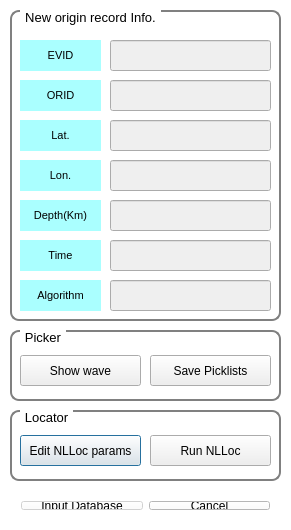
<?xml version="1.0" encoding="UTF-8"?>
<ui version="4.0">
 <class>MakeOrigin</class>
 <widget class="QDialog" name="MakeOrigin">
  <property name="geometry">
   <rect>
    <x>0</x>
    <y>0</y>
    <width>291</width>
    <height>530</height>
   </rect>
  </property>
  <property name="palette">
   <palette>
    <active>
     <colorrole role="WindowText">
      <brush brushstyle="SolidPattern">
       <color alpha="255">
        <red>0</red>
        <green>0</green>
        <blue>0</blue>
       </color>
      </brush>
     </colorrole>
     <colorrole role="Button">
      <brush brushstyle="SolidPattern">
       <color alpha="255">
        <red>255</red>
        <green>255</green>
        <blue>255</blue>
       </color>
      </brush>
     </colorrole>
     <colorrole role="Light">
      <brush brushstyle="SolidPattern">
       <color alpha="255">
        <red>255</red>
        <green>255</green>
        <blue>255</blue>
       </color>
      </brush>
     </colorrole>
     <colorrole role="Midlight">
      <brush brushstyle="SolidPattern">
       <color alpha="255">
        <red>255</red>
        <green>255</green>
        <blue>255</blue>
       </color>
      </brush>
     </colorrole>
     <colorrole role="Dark">
      <brush brushstyle="SolidPattern">
       <color alpha="255">
        <red>127</red>
        <green>127</green>
        <blue>127</blue>
       </color>
      </brush>
     </colorrole>
     <colorrole role="Mid">
      <brush brushstyle="SolidPattern">
       <color alpha="255">
        <red>170</red>
        <green>170</green>
        <blue>170</blue>
       </color>
      </brush>
     </colorrole>
     <colorrole role="Text">
      <brush brushstyle="SolidPattern">
       <color alpha="255">
        <red>0</red>
        <green>0</green>
        <blue>0</blue>
       </color>
      </brush>
     </colorrole>
     <colorrole role="BrightText">
      <brush brushstyle="SolidPattern">
       <color alpha="255">
        <red>255</red>
        <green>255</green>
        <blue>255</blue>
       </color>
      </brush>
     </colorrole>
     <colorrole role="ButtonText">
      <brush brushstyle="SolidPattern">
       <color alpha="255">
        <red>0</red>
        <green>0</green>
        <blue>0</blue>
       </color>
      </brush>
     </colorrole>
     <colorrole role="Base">
      <brush brushstyle="SolidPattern">
       <color alpha="255">
        <red>255</red>
        <green>255</green>
        <blue>255</blue>
       </color>
      </brush>
     </colorrole>
     <colorrole role="Window">
      <brush brushstyle="SolidPattern">
       <color alpha="255">
        <red>255</red>
        <green>255</green>
        <blue>255</blue>
       </color>
      </brush>
     </colorrole>
     <colorrole role="Shadow">
      <brush brushstyle="SolidPattern">
       <color alpha="255">
        <red>0</red>
        <green>0</green>
        <blue>0</blue>
       </color>
      </brush>
     </colorrole>
     <colorrole role="AlternateBase">
      <brush brushstyle="SolidPattern">
       <color alpha="255">
        <red>255</red>
        <green>255</green>
        <blue>255</blue>
       </color>
      </brush>
     </colorrole>
     <colorrole role="ToolTipBase">
      <brush brushstyle="SolidPattern">
       <color alpha="255">
        <red>255</red>
        <green>255</green>
        <blue>220</blue>
       </color>
      </brush>
     </colorrole>
     <colorrole role="ToolTipText">
      <brush brushstyle="SolidPattern">
       <color alpha="255">
        <red>0</red>
        <green>0</green>
        <blue>0</blue>
       </color>
      </brush>
     </colorrole>
    </active>
    <inactive>
     <colorrole role="WindowText">
      <brush brushstyle="SolidPattern">
       <color alpha="255">
        <red>0</red>
        <green>0</green>
        <blue>0</blue>
       </color>
      </brush>
     </colorrole>
     <colorrole role="Button">
      <brush brushstyle="SolidPattern">
       <color alpha="255">
        <red>255</red>
        <green>255</green>
        <blue>255</blue>
       </color>
      </brush>
     </colorrole>
     <colorrole role="Light">
      <brush brushstyle="SolidPattern">
       <color alpha="255">
        <red>255</red>
        <green>255</green>
        <blue>255</blue>
       </color>
      </brush>
     </colorrole>
     <colorrole role="Midlight">
      <brush brushstyle="SolidPattern">
       <color alpha="255">
        <red>255</red>
        <green>255</green>
        <blue>255</blue>
       </color>
      </brush>
     </colorrole>
     <colorrole role="Dark">
      <brush brushstyle="SolidPattern">
       <color alpha="255">
        <red>127</red>
        <green>127</green>
        <blue>127</blue>
       </color>
      </brush>
     </colorrole>
     <colorrole role="Mid">
      <brush brushstyle="SolidPattern">
       <color alpha="255">
        <red>170</red>
        <green>170</green>
        <blue>170</blue>
       </color>
      </brush>
     </colorrole>
     <colorrole role="Text">
      <brush brushstyle="SolidPattern">
       <color alpha="255">
        <red>0</red>
        <green>0</green>
        <blue>0</blue>
       </color>
      </brush>
     </colorrole>
     <colorrole role="BrightText">
      <brush brushstyle="SolidPattern">
       <color alpha="255">
        <red>255</red>
        <green>255</green>
        <blue>255</blue>
       </color>
      </brush>
     </colorrole>
     <colorrole role="ButtonText">
      <brush brushstyle="SolidPattern">
       <color alpha="255">
        <red>0</red>
        <green>0</green>
        <blue>0</blue>
       </color>
      </brush>
     </colorrole>
     <colorrole role="Base">
      <brush brushstyle="SolidPattern">
       <color alpha="255">
        <red>255</red>
        <green>255</green>
        <blue>255</blue>
       </color>
      </brush>
     </colorrole>
     <colorrole role="Window">
      <brush brushstyle="SolidPattern">
       <color alpha="255">
        <red>255</red>
        <green>255</green>
        <blue>255</blue>
       </color>
      </brush>
     </colorrole>
     <colorrole role="Shadow">
      <brush brushstyle="SolidPattern">
       <color alpha="255">
        <red>0</red>
        <green>0</green>
        <blue>0</blue>
       </color>
      </brush>
     </colorrole>
     <colorrole role="AlternateBase">
      <brush brushstyle="SolidPattern">
       <color alpha="255">
        <red>255</red>
        <green>255</green>
        <blue>255</blue>
       </color>
      </brush>
     </colorrole>
     <colorrole role="ToolTipBase">
      <brush brushstyle="SolidPattern">
       <color alpha="255">
        <red>255</red>
        <green>255</green>
        <blue>220</blue>
       </color>
      </brush>
     </colorrole>
     <colorrole role="ToolTipText">
      <brush brushstyle="SolidPattern">
       <color alpha="255">
        <red>0</red>
        <green>0</green>
        <blue>0</blue>
       </color>
      </brush>
     </colorrole>
    </inactive>
    <disabled>
     <colorrole role="WindowText">
      <brush brushstyle="SolidPattern">
       <color alpha="255">
        <red>0</red>
        <green>0</green>
        <blue>0</blue>
       </color>
      </brush>
     </colorrole>
     <colorrole role="Button">
      <brush brushstyle="SolidPattern">
       <color alpha="255">
        <red>255</red>
        <green>255</green>
        <blue>255</blue>
       </color>
      </brush>
     </colorrole>
     <colorrole role="Light">
      <brush brushstyle="SolidPattern">
       <color alpha="255">
        <red>255</red>
        <green>255</green>
        <blue>255</blue>
       </color>
      </brush>
     </colorrole>
     <colorrole role="Midlight">
      <brush brushstyle="SolidPattern">
       <color alpha="255">
        <red>255</red>
        <green>255</green>
        <blue>255</blue>
       </color>
      </brush>
     </colorrole>
     <colorrole role="Dark">
      <brush brushstyle="SolidPattern">
       <color alpha="255">
        <red>127</red>
        <green>127</green>
        <blue>127</blue>
       </color>
      </brush>
     </colorrole>
     <colorrole role="Mid">
      <brush brushstyle="SolidPattern">
       <color alpha="255">
        <red>170</red>
        <green>170</green>
        <blue>170</blue>
       </color>
      </brush>
     </colorrole>
     <colorrole role="Text">
      <brush brushstyle="SolidPattern">
       <color alpha="255">
        <red>0</red>
        <green>0</green>
        <blue>0</blue>
       </color>
      </brush>
     </colorrole>
     <colorrole role="BrightText">
      <brush brushstyle="SolidPattern">
       <color alpha="255">
        <red>255</red>
        <green>255</green>
        <blue>255</blue>
       </color>
      </brush>
     </colorrole>
     <colorrole role="ButtonText">
      <brush brushstyle="SolidPattern">
       <color alpha="255">
        <red>0</red>
        <green>0</green>
        <blue>0</blue>
       </color>
      </brush>
     </colorrole>
     <colorrole role="Base">
      <brush brushstyle="SolidPattern">
       <color alpha="255">
        <red>255</red>
        <green>255</green>
        <blue>255</blue>
       </color>
      </brush>
     </colorrole>
     <colorrole role="Window">
      <brush brushstyle="SolidPattern">
       <color alpha="255">
        <red>255</red>
        <green>255</green>
        <blue>255</blue>
       </color>
      </brush>
     </colorrole>
     <colorrole role="Shadow">
      <brush brushstyle="SolidPattern">
       <color alpha="255">
        <red>0</red>
        <green>0</green>
        <blue>0</blue>
       </color>
      </brush>
     </colorrole>
     <colorrole role="AlternateBase">
      <brush brushstyle="SolidPattern">
       <color alpha="255">
        <red>255</red>
        <green>255</green>
        <blue>255</blue>
       </color>
      </brush>
     </colorrole>
     <colorrole role="ToolTipBase">
      <brush brushstyle="SolidPattern">
       <color alpha="255">
        <red>255</red>
        <green>255</green>
        <blue>220</blue>
       </color>
      </brush>
     </colorrole>
     <colorrole role="ToolTipText">
      <brush brushstyle="SolidPattern">
       <color alpha="255">
        <red>0</red>
        <green>0</green>
        <blue>0</blue>
       </color>
      </brush>
     </colorrole>
    </disabled>
   </palette>
  </property>
  <property name="windowTitle">
   <string>Make a new origin</string>
  </property>
  <widget class="QGroupBox" name="locator">
   <property name="geometry">
    <rect>
     <x>10</x>
     <y>410</y>
     <width>271</width>
     <height>71</height>
    </rect>
   </property>
   <property name="font">
    <font>
     <pointsize>10</pointsize>
    </font>
   </property>
   <property name="styleSheet">
    <string notr="true">QGroupBox { 
	border: 2px solid gray; 
	border-radius: 9px; 
	margin-top: 0.5em
}

QGroupBox::title {
	subcontrol-origin: margin;
	left: 10px;
	padding: 0 3px 0 3px;
}</string>
   </property>
   <property name="title">
    <string>Locator</string>
   </property>
   <property name="alignment">
    <set>Qt::AlignCenter</set>
   </property>
   <widget class="QPushButton" name="editButton">
    <property name="geometry">
     <rect>
      <x>10</x>
      <y>25</y>
      <width>121</width>
      <height>31</height>
     </rect>
    </property>
    <property name="font">
     <font>
      <pointsize>9</pointsize>
     </font>
    </property>
    <property name="text">
     <string>Edit NLLoc params</string>
    </property>
   </widget>
   <widget class="QPushButton" name="nllocButton">
    <property name="geometry">
     <rect>
      <x>140</x>
      <y>25</y>
      <width>121</width>
      <height>31</height>
     </rect>
    </property>
    <property name="text">
     <string>Run NLLoc</string>
    </property>
   </widget>
  </widget>
  <widget class="QGroupBox" name="picker">
   <property name="geometry">
    <rect>
     <x>10</x>
     <y>330</y>
     <width>271</width>
     <height>71</height>
    </rect>
   </property>
   <property name="font">
    <font>
     <pointsize>10</pointsize>
    </font>
   </property>
   <property name="styleSheet">
    <string notr="true">QGroupBox { 
	border: 2px solid gray; 
	border-radius: 9px; 
	margin-top: 0.5em
}

QGroupBox::title {
	subcontrol-origin: margin;
	left: 10px;
	padding: 0 3px 0 3px;
}</string>
   </property>
   <property name="title">
    <string>Picker</string>
   </property>
   <property name="alignment">
    <set>Qt::AlignCenter</set>
   </property>
   <widget class="QPushButton" name="saveButton">
    <property name="geometry">
     <rect>
      <x>140</x>
      <y>25</y>
      <width>121</width>
      <height>31</height>
     </rect>
    </property>
    <property name="text">
     <string>Save Picklists</string>
    </property>
   </widget>
   <widget class="QPushButton" name="showButton">
    <property name="geometry">
     <rect>
      <x>10</x>
      <y>25</y>
      <width>121</width>
      <height>31</height>
     </rect>
    </property>
    <property name="text">
     <string>Show wave</string>
    </property>
   </widget>
  </widget>
  <widget class="QGroupBox" name="originInfo">
   <property name="geometry">
    <rect>
     <x>10</x>
     <y>10</y>
     <width>271</width>
     <height>311</height>
    </rect>
   </property>
   <property name="font">
    <font>
     <pointsize>10</pointsize>
    </font>
   </property>
   <property name="autoFillBackground">
    <bool>false</bool>
   </property>
   <property name="styleSheet">
    <string notr="true">QGroupBox { 
	border: 2px solid gray; 
	border-radius: 9px; 
	margin-top: 0.5em
}

QGroupBox::title {
	subcontrol-origin: margin;
	left: 10px;
	padding: 0 3px 0 3px;
}</string>
   </property>
   <property name="title">
    <string>New origin record Info.</string>
   </property>
   <property name="alignment">
    <set>Qt::AlignCenter</set>
   </property>
   <property name="flat">
    <bool>false</bool>
   </property>
   <widget class="QLabel" name="valueLB_2">
    <property name="enabled">
     <bool>true</bool>
    </property>
    <property name="geometry">
     <rect>
      <x>10</x>
      <y>30</y>
      <width>81</width>
      <height>31</height>
     </rect>
    </property>
    <property name="font">
     <font>
      <pointsize>8</pointsize>
      <weight>50</weight>
      <bold>false</bold>
     </font>
    </property>
    <property name="styleSheet">
     <string notr="true">background-color: rgb(170, 255, 255);</string>
    </property>
    <property name="frameShape">
     <enum>QFrame::NoFrame</enum>
    </property>
    <property name="frameShadow">
     <enum>QFrame::Plain</enum>
    </property>
    <property name="text">
     <string>EVID</string>
    </property>
    <property name="alignment">
     <set>Qt::AlignCenter</set>
    </property>
   </widget>
   <widget class="QLineEdit" name="evidLE">
    <property name="enabled">
     <bool>false</bool>
    </property>
    <property name="geometry">
     <rect>
      <x>100</x>
      <y>30</y>
      <width>161</width>
      <height>31</height>
     </rect>
    </property>
    <property name="frame">
     <bool>true</bool>
    </property>
    <property name="alignment">
     <set>Qt::AlignCenter</set>
    </property>
   </widget>
   <widget class="QLabel" name="valueLB_3">
    <property name="enabled">
     <bool>true</bool>
    </property>
    <property name="geometry">
     <rect>
      <x>10</x>
      <y>70</y>
      <width>81</width>
      <height>31</height>
     </rect>
    </property>
    <property name="font">
     <font>
      <pointsize>8</pointsize>
      <weight>50</weight>
      <bold>false</bold>
     </font>
    </property>
    <property name="styleSheet">
     <string notr="true">background-color: rgb(170, 255, 255);</string>
    </property>
    <property name="frameShape">
     <enum>QFrame::NoFrame</enum>
    </property>
    <property name="frameShadow">
     <enum>QFrame::Plain</enum>
    </property>
    <property name="text">
     <string>ORID</string>
    </property>
    <property name="alignment">
     <set>Qt::AlignCenter</set>
    </property>
   </widget>
   <widget class="QLineEdit" name="oridLE">
    <property name="enabled">
     <bool>false</bool>
    </property>
    <property name="geometry">
     <rect>
      <x>100</x>
      <y>70</y>
      <width>161</width>
      <height>31</height>
     </rect>
    </property>
    <property name="alignment">
     <set>Qt::AlignCenter</set>
    </property>
   </widget>
   <widget class="QLabel" name="valueLB_4">
    <property name="enabled">
     <bool>true</bool>
    </property>
    <property name="geometry">
     <rect>
      <x>10</x>
      <y>110</y>
      <width>81</width>
      <height>31</height>
     </rect>
    </property>
    <property name="font">
     <font>
      <pointsize>8</pointsize>
      <weight>50</weight>
      <bold>false</bold>
     </font>
    </property>
    <property name="styleSheet">
     <string notr="true">background-color: rgb(170, 255, 255);</string>
    </property>
    <property name="frameShape">
     <enum>QFrame::NoFrame</enum>
    </property>
    <property name="frameShadow">
     <enum>QFrame::Plain</enum>
    </property>
    <property name="text">
     <string>Lat.</string>
    </property>
    <property name="alignment">
     <set>Qt::AlignCenter</set>
    </property>
   </widget>
   <widget class="QLabel" name="valueLB_5">
    <property name="enabled">
     <bool>true</bool>
    </property>
    <property name="geometry">
     <rect>
      <x>10</x>
      <y>150</y>
      <width>81</width>
      <height>31</height>
     </rect>
    </property>
    <property name="font">
     <font>
      <pointsize>8</pointsize>
      <weight>50</weight>
      <bold>false</bold>
     </font>
    </property>
    <property name="styleSheet">
     <string notr="true">background-color: rgb(170, 255, 255);</string>
    </property>
    <property name="frameShape">
     <enum>QFrame::NoFrame</enum>
    </property>
    <property name="frameShadow">
     <enum>QFrame::Plain</enum>
    </property>
    <property name="text">
     <string>Lon.</string>
    </property>
    <property name="alignment">
     <set>Qt::AlignCenter</set>
    </property>
   </widget>
   <widget class="QLabel" name="valueLB_6">
    <property name="enabled">
     <bool>true</bool>
    </property>
    <property name="geometry">
     <rect>
      <x>10</x>
      <y>190</y>
      <width>81</width>
      <height>31</height>
     </rect>
    </property>
    <property name="font">
     <font>
      <pointsize>8</pointsize>
      <weight>50</weight>
      <bold>false</bold>
     </font>
    </property>
    <property name="styleSheet">
     <string notr="true">background-color: rgb(170, 255, 255);</string>
    </property>
    <property name="frameShape">
     <enum>QFrame::NoFrame</enum>
    </property>
    <property name="frameShadow">
     <enum>QFrame::Plain</enum>
    </property>
    <property name="text">
     <string>Depth(Km)</string>
    </property>
    <property name="alignment">
     <set>Qt::AlignCenter</set>
    </property>
   </widget>
   <widget class="QLabel" name="valueLB_7">
    <property name="enabled">
     <bool>true</bool>
    </property>
    <property name="geometry">
     <rect>
      <x>10</x>
      <y>230</y>
      <width>81</width>
      <height>31</height>
     </rect>
    </property>
    <property name="font">
     <font>
      <pointsize>8</pointsize>
      <weight>50</weight>
      <bold>false</bold>
     </font>
    </property>
    <property name="styleSheet">
     <string notr="true">background-color: rgb(170, 255, 255);</string>
    </property>
    <property name="frameShape">
     <enum>QFrame::NoFrame</enum>
    </property>
    <property name="frameShadow">
     <enum>QFrame::Plain</enum>
    </property>
    <property name="text">
     <string>Time</string>
    </property>
    <property name="alignment">
     <set>Qt::AlignCenter</set>
    </property>
   </widget>
   <widget class="QLabel" name="valueLB_8">
    <property name="enabled">
     <bool>true</bool>
    </property>
    <property name="geometry">
     <rect>
      <x>10</x>
      <y>270</y>
      <width>81</width>
      <height>31</height>
     </rect>
    </property>
    <property name="font">
     <font>
      <pointsize>8</pointsize>
      <weight>50</weight>
      <bold>false</bold>
     </font>
    </property>
    <property name="styleSheet">
     <string notr="true">background-color: rgb(170, 255, 255);</string>
    </property>
    <property name="frameShape">
     <enum>QFrame::NoFrame</enum>
    </property>
    <property name="frameShadow">
     <enum>QFrame::Plain</enum>
    </property>
    <property name="text">
     <string>Algorithm</string>
    </property>
    <property name="alignment">
     <set>Qt::AlignCenter</set>
    </property>
   </widget>
   <widget class="QLineEdit" name="latLE">
    <property name="enabled">
     <bool>false</bool>
    </property>
    <property name="geometry">
     <rect>
      <x>100</x>
      <y>110</y>
      <width>161</width>
      <height>31</height>
     </rect>
    </property>
    <property name="alignment">
     <set>Qt::AlignCenter</set>
    </property>
   </widget>
   <widget class="QLineEdit" name="lonLE">
    <property name="enabled">
     <bool>false</bool>
    </property>
    <property name="geometry">
     <rect>
      <x>100</x>
      <y>150</y>
      <width>161</width>
      <height>31</height>
     </rect>
    </property>
    <property name="alignment">
     <set>Qt::AlignCenter</set>
    </property>
   </widget>
   <widget class="QLineEdit" name="depthLE">
    <property name="enabled">
     <bool>false</bool>
    </property>
    <property name="geometry">
     <rect>
      <x>100</x>
      <y>190</y>
      <width>161</width>
      <height>31</height>
     </rect>
    </property>
    <property name="alignment">
     <set>Qt::AlignCenter</set>
    </property>
   </widget>
   <widget class="QLineEdit" name="timeLE">
    <property name="enabled">
     <bool>false</bool>
    </property>
    <property name="geometry">
     <rect>
      <x>100</x>
      <y>230</y>
      <width>161</width>
      <height>31</height>
     </rect>
    </property>
    <property name="alignment">
     <set>Qt::AlignCenter</set>
    </property>
   </widget>
   <widget class="QLineEdit" name="alLE">
    <property name="enabled">
     <bool>false</bool>
    </property>
    <property name="geometry">
     <rect>
      <x>100</x>
      <y>270</y>
      <width>161</width>
      <height>31</height>
     </rect>
    </property>
    <property name="alignment">
     <set>Qt::AlignCenter</set>
    </property>
   </widget>
  </widget>
  <widget class="QWidget" name="horizontalLayoutWidget">
   <property name="geometry">
    <rect>
     <x>10</x>
     <y>490</y>
     <width>271</width>
     <height>31</height>
    </rect>
   </property>
   <layout class="QHBoxLayout" name="horizontalLayout">
    <item>
     <widget class="QPushButton" name="inputDBButton">
      <property name="enabled">
       <bool>false</bool>
      </property>
      <property name="text">
       <string>Input Database</string>
      </property>
     </widget>
    </item>
    <item>
     <widget class="QPushButton" name="quitButton">
      <property name="text">
       <string>Cancel</string>
      </property>
     </widget>
    </item>
   </layout>
  </widget>
 </widget>
 <layoutdefault spacing="6" margin="11"/>
 <tabstops>
  <tabstop>editButton</tabstop>
  <tabstop>nllocButton</tabstop>
 </tabstops>
 <resources/>
 <connections/>
</ui>
